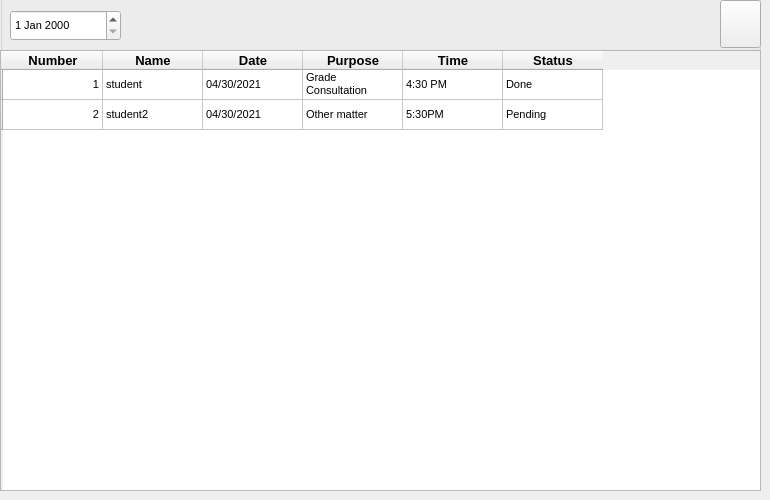
   <widget class="QWidget" name="queues1">
    <property name="styleSheet">
     <string notr="true">QWidget {
	font: 75 8pt &quot;MS Shell Dlg 2&quot;;
}</string>
    </property>
    <widget class="QTableWidget" name="tableWidget_3">
     <property name="geometry">
      <rect>
       <x>0</x>
       <y>50</y>
       <width>761</width>
       <height>441</height>
      </rect>
     </property>
     <property name="font">
      <font>
       <family>MS Shell Dlg 2</family>
       <pointsize>8</pointsize>
       <weight>9</weight>
       <italic>false</italic>
       <bold>false</bold>
      </font>
     </property>
     <property name="styleSheet">
      <string notr="true"/>
     </property>
     <row>
      <property name="text">
       <string/>
      </property>
     </row>
     <row>
      <property name="text">
       <string/>
      </property>
     </row>
     <column>
      <property name="text">
       <string>Number</string>
      </property>
      <property name="font">
       <font>
        <pointsize>10</pointsize>
        <weight>75</weight>
        <bold>true</bold>
       </font>
      </property>
     </column>
     <column>
      <property name="text">
       <string>Name</string>
      </property>
      <property name="font">
       <font>
        <pointsize>10</pointsize>
        <weight>75</weight>
        <bold>true</bold>
       </font>
      </property>
     </column>
     <column>
      <property name="text">
       <string>Date</string>
      </property>
      <property name="font">
       <font>
        <pointsize>10</pointsize>
        <weight>75</weight>
        <bold>true</bold>
       </font>
      </property>
     </column>
     <column>
      <property name="text">
       <string>Purpose</string>
      </property>
      <property name="font">
       <font>
        <pointsize>10</pointsize>
        <weight>75</weight>
        <bold>true</bold>
       </font>
      </property>
     </column>
     <column>
      <property name="text">
       <string>Time</string>
      </property>
      <property name="font">
       <font>
        <pointsize>10</pointsize>
        <weight>75</weight>
        <bold>true</bold>
       </font>
      </property>
     </column>
     <column>
      <property name="text">
       <string>Status</string>
      </property>
      <property name="font">
       <font>
        <pointsize>10</pointsize>
        <weight>75</weight>
        <bold>true</bold>
       </font>
      </property>
     </column>
     <item row="0" column="0">
      <property name="text">
       <string>1</string>
      </property>
      <property name="textAlignment">
       <set>AlignTrailing|AlignVCenter</set>
      </property>
     </item>
     <item row="0" column="1">
      <property name="text">
       <string>student</string>
      </property>
     </item>
     <item row="0" column="2">
      <property name="text">
       <string>04/30/2021</string>
      </property>
     </item>
     <item row="0" column="3">
      <property name="text">
       <string>Grade Consultation</string>
      </property>
     </item>
     <item row="0" column="4">
      <property name="text">
       <string>4:30 PM</string>
      </property>
     </item>
     <item row="0" column="5">
      <property name="text">
       <string>Done</string>
      </property>
     </item>
     <item row="1" column="0">
      <property name="text">
       <string>2</string>
      </property>
      <property name="textAlignment">
       <set>AlignTrailing|AlignVCenter</set>
      </property>
     </item>
     <item row="1" column="1">
      <property name="text">
       <string>student2</string>
      </property>
     </item>
     <item row="1" column="2">
      <property name="text">
       <string>04/30/2021</string>
      </property>
     </item>
     <item row="1" column="3">
      <property name="text">
       <string>Other matter</string>
      </property>
     </item>
     <item row="1" column="4">
      <property name="text">
       <string>5:30PM</string>
      </property>
     </item>
     <item row="1" column="5">
      <property name="text">
       <string>Pending</string>
      </property>
     </item>
    </widget>
    <widget class="QGroupBox" name="groupBox">
     <property name="geometry">
      <rect>
       <x>0</x>
       <y>-10</y>
       <width>761</width>
       <height>61</height>
      </rect>
     </property>
     <property name="title">
      <string/>
     </property>
     <widget class="QDateEdit" name="dateEdit">
      <property name="geometry">
       <rect>
        <x>10</x>
        <y>20</y>
        <width>111</width>
        <height>31</height>
       </rect>
      </property>
      <property name="font">
       <font>
        <family>MS Shell Dlg 2</family>
        <pointsize>8</pointsize>
        <weight>9</weight>
        <italic>false</italic>
        <bold>false</bold>
       </font>
      </property>
     </widget>
     <widget class="QPushButton" name="refresh_buttn">
      <property name="geometry">
       <rect>
        <x>720</x>
        <y>10</y>
        <width>41</width>
        <height>48</height>
       </rect>
      </property>
      <property name="text">
       <string/>
      </property>
      <property name="icon">
       <iconset>
        <normaloff>photos/refresh2.svg</normaloff>photos/refresh2.svg</iconset>
      </property>
     </widget>
    </widget>
    <zorder>groupBox</zorder>
    <zorder>tableWidget_3</zorder>
   </widget>
